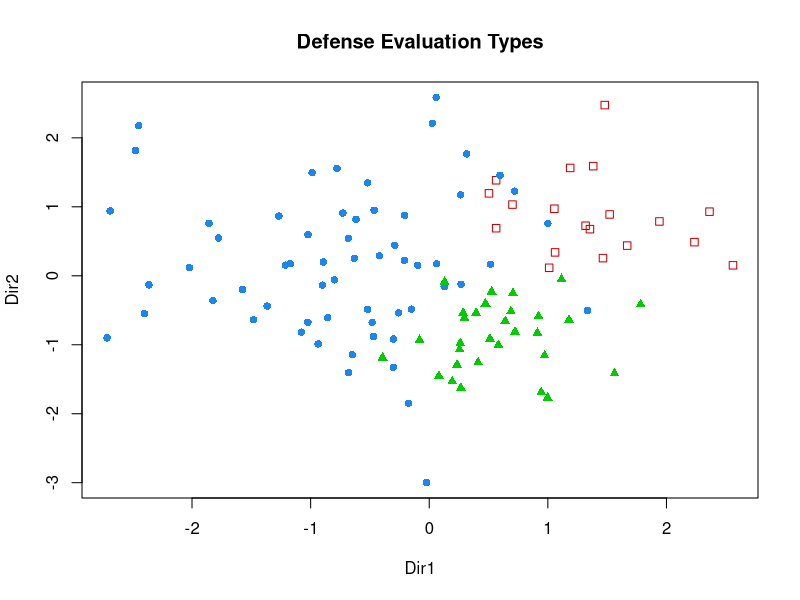
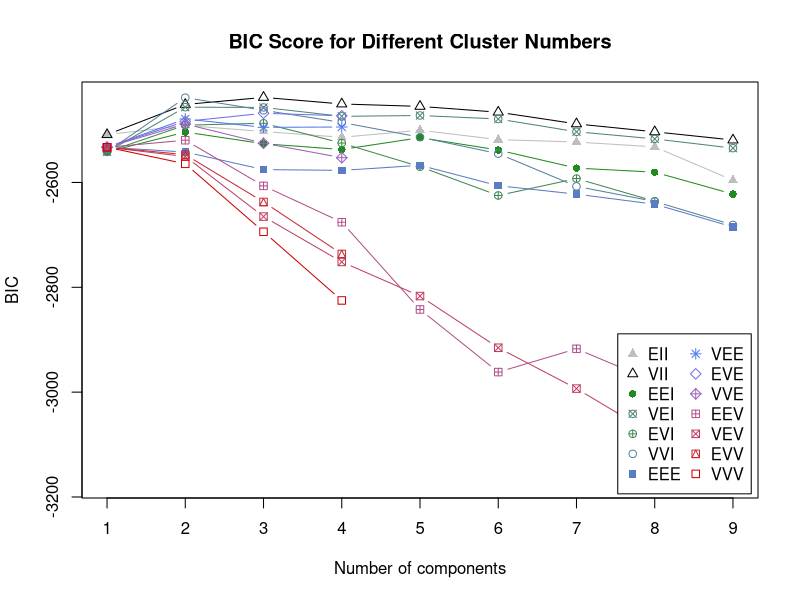

Source code (R) for these figures, in order:
library(mclust)
# cat("\014")  
if (getwd() == '/home/neil'){
  setwd('projects/colonel-cluster/population')  
}
# read csv and merge
zone_data = read.csv('./data/zone_shooting.csv', header=TRUE)
speed_data = read.csv('./data/speed.csv', header=TRUE)
hustle_data = read.csv('./data/hustle.csv', header=TRUE)
overall_data = read.csv('./data/overall_defense.csv', header=TRUE)

data = merge(zone_data, speed_data, by=c('PLAYER_ID', 'PLAYER_NAME', 'TEAM_ID', 'TEAM_ABBREVIATION'))
data = merge(data, hustle_data, by=c('PLAYER_ID', 'PLAYER_NAME', 'TEAM_ID', 'TEAM_ABBREVIATION'))
data = merge(data, overall_data, by=c('PLAYER_ID', 'PLAYER_NAME', 'TEAM_ID', 'TEAM_ABBREVIATION'))

# any player that does not average ten or more minutes should be removed
data = data[data$MIN >= 10,]

# subset for columns used in calculations
data = subset(data, select = c(
  'PLAYER_NAME',
  'MIN',
  'AVG_SPEED_OFF',
  'AVG_SPEED_DEF',
  'BLK',
  'CONTESTED_SHOTS',
  'CONTESTED_SHOTS_2PT',
  'CONTESTED_SHOTS_3PT',
  'DEFLECTIONS',
  'DREB',
  'LOOSE_BALLS_RECOVERED',
  'OPP_FGA_RA',
  'OPP_FG_PCT_RA',
  'OPP_FGA_NRA',
  'OPP_FG_PCT_NRA',
  'OPP_FGA_MR',
  'OPP_FG_PCT_MR',
  'OPP_FGA_LC3',
  'OPP_FG_PCT_LC3',
  'OPP_FGA_RC3',
  'OPP_FG_PCT_RC3',
  'OPP_FGA_AB3',
  'OPP_FG_PCT_AB3',
  'STL'
  ))

########################################
# Make time factor to normalize to per 40  min for each metric
########################################
data = transform(data, TIME_NORMAL = 40 / MIN)


########################################
# Make products of volume and percentage, then segment skills to three zones: paint, mid range, and three
########################################
# data = transform(data, OPP_FGA_RA = (OPP_FGA_RA*TIME_NORMAL) / OPP_FG_PCT_RA)
# data = transform(data, OPP_NRA = (OPP_FGA_NRA*TIME_NORMAL) / OPP_FG_PCT_NRA)
# data = transform(data, OPP_MR = (OPP_FGA_MR*TIME_NORMAL) / OPP_FG_PCT_MR)
# data = transform(data, OPP_LC3 = (OPP_FGA_LC3*TIME_NORMAL) / OPP_FG_PCT_LC3)
# data = transform(data, OPP_RC3 = (OPP_FGA_RC3*TIME_NORMAL) / OPP_FG_PCT_RC3)
# data = transform(data, OPP_AB3 = (OPP_FGA_AB3*TIME_NORMAL) / OPP_FG_PCT_AB3)

data = transform(data, OPP_FGA_RA = OPP_FGA_RA*TIME_NORMAL)
data = transform(data, OPP_NRA = OPP_FGA_NRA*TIME_NORMAL)
data = transform(data, OPP_MR = OPP_FGA_MR*TIME_NORMAL)
data = transform(data, OPP_LC3 = OPP_FGA_LC3*TIME_NORMAL)
data = transform(data, OPP_RC3 = OPP_FGA_RC3*TIME_NORMAL)
data = transform(data, OPP_AB3 = OPP_FGA_AB3*TIME_NORMAL)

data = transform(data, CONTESTED_SHOTS_2PT = (CONTESTED_SHOTS_2PT*TIME_NORMAL)/(OPP_FGA_RA + OPP_FGA_NRA + OPP_MR))
data = transform(data, CONTESTED_SHOTS_3PT = (CONTESTED_SHOTS_3PT*TIME_NORMAL)/(OPP_LC3 + OPP_RC3 + OPP_AB3))
data = transform(data, DEFLECTIONS = DEFLECTIONS*TIME_NORMAL)
data = transform(data, DREB = DREB*TIME_NORMAL)
data = transform(data, STL = STL*TIME_NORMAL)
data = transform(data, BLK = BLK*TIME_NORMAL)
data = transform(data, BLK_PER_SHOT = BLK/(OPP_FGA_RA + OPP_FGA_NRA + OPP_MR + OPP_LC3 + OPP_RC3 + OPP_AB3))
data = transform(data, LOOSE_BALLS_RECOVERED = LOOSE_BALLS_RECOVERED*TIME_NORMAL)

data = transform(data, OPP_PAINT = (OPP_NRA + OPP_NRA)/2)
data = transform(data, OPP_CORNER_THREE = (OPP_LC3 + OPP_RC3)/2)
data = transform(data, OPP_ABOVE_KEY = OPP_AB3)
data = transform(data, OPP_MR = (OPP_MR + OPP_NRA)/2)


data = subset(data, select = c(
  'PLAYER_NAME',
  'CONTESTED_SHOTS_2PT',
  'CONTESTED_SHOTS_3PT',
  'DEFLECTIONS',
  'BLK_PER_SHOT',
  'DREB',
  'STL',
  'BLK',
  'LOOSE_BALLS_RECOVERED',
  'AVG_SPEED_DEF'
))

data[mapply(is.infinite, data)] = 0 
data = na.omit(data)

write.csv(data, './data/cluster_metrics.csv', row.names = FALSE, quote = FALSE)

names = data['PLAYER_NAME']
data$PLAYER_NAME = NULL

data = scale(data)

# # create frames of related stats
# zone_data = subset(data, select = c(
#   'OPP_RA',
#   'OPP_NRA',
#   'OPP_MR',
#   'OPP_LC3',
#   'OPP_RC3',
#   'OPP_AB3'
# ))

contested_data = subset(data, select = c(
  'CONTESTED_SHOTS_2PT',
  'CONTESTED_SHOTS_3PT',
  'BLK_PER_SHOT'
))

handle_data = subset(data, select = c(
  'DEFLECTIONS',
  'STL',
  'BLK',
  'LOOSE_BALLS_RECOVERED',
  'DREB',
  'AVG_SPEED_DEF'
))

overall_data = subset(data, select = c(
  'CONTESTED_SHOTS_2PT',
  'CONTESTED_SHOTS_3PT',
  'BLK_PER_SHOT',
  'DEFLECTIONS',
  'STL',
  'LOOSE_BALLS_RECOVERED',
  'DREB',
  'AVG_SPEED_DEF'
))


# overall_model
data = overall_data

BIC = mclustBIC(data)
mod1 = Mclust(data, x = BIC)
print('############################')
print('Overall Model')
print('############################')
print(summary(mod1, parameters = TRUE))
overall_data = cbind(overall_data, PLAYER_NAME = names)
overall_data = cbind(overall_data, CLUSTER = mod1$classification)

png('./plots/overall_cluster.png', width=1800,height=1000,res=300)
mod1dr = MclustDR(mod1, lambda = 1)
plot(mod1dr, what = "scatterplot")
title(main="Defense Evaluation Types", col.main="black")
dev.off()

png('./plots/overall_cluster_number.png', width=1800,height=1000,res=300)
plot(BIC)
title(main="BIC Score for Different Cluster Numbers", col.main="black")
dev.off()

write.csv(overall_data,file='./data/overall_cluster.csv',row.names=FALSE,quote=FALSE)
# 
# # contest_model
# data = contested_data
# 
# BIC = mclustBIC(data)
# mod1 = Mclust(data, x = BIC)
# print('############################')
# print('Contest Model')
# print('############################')
# print(summary(mod1, parameters = TRUE))
# contested_data = cbind(contested_data, PLAYER_NAME = names)
# contested_data = cbind(contested_data, CLUSTER = mod1$classification)
# 
# png('./plots/contest_cluster.png', width=1400,height=1100,res=300)
# mod1dr = MclustDR(mod1, lambda = 1)
# plot(BIC)
# title(main="Contesting Defense Evaluation Types", col.main="black")
# dev.off()
# 
# write.csv(contested_data,file='./data/contest_cluster.csv',row.names=FALSE,quote=FALSE)    
# 
# # handle_model
# data = handle_data
# 
# BIC = mclustBIC(data)
# mod1 = Mclust(data, x = BIC)
# print('############################')
# print('Handle Model')
# print('############################')
# print(summary(mod1, parameters = TRUE))
# handle_data = cbind(handle_data, PLAYER_NAME = names)
# handle_data = cbind(handle_data, CLUSTER = mod1$classification)
# 
# png('./plots/handle_cluster.png', width=1400,height=1200,res=300)
# mod1dr = MclustDR(mod1, lambda = 1)
# plot(BIC)
# title(main="Ball Handle Defense Evaluation Types", col.main="black")
# dev.off()
# 
# write.csv(handle_data,file='./data/handle_cluster.csv',row.names=FALSE,quote=FALSE)
